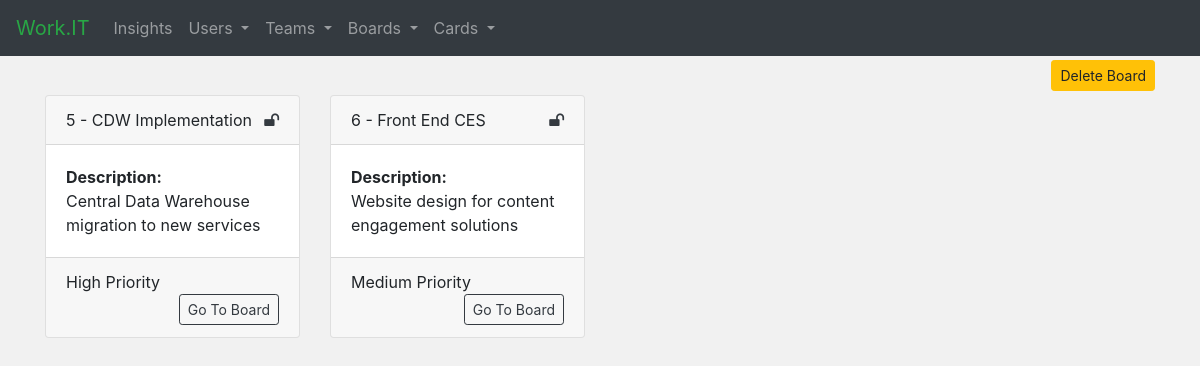
Before: /board_list with the older database file.
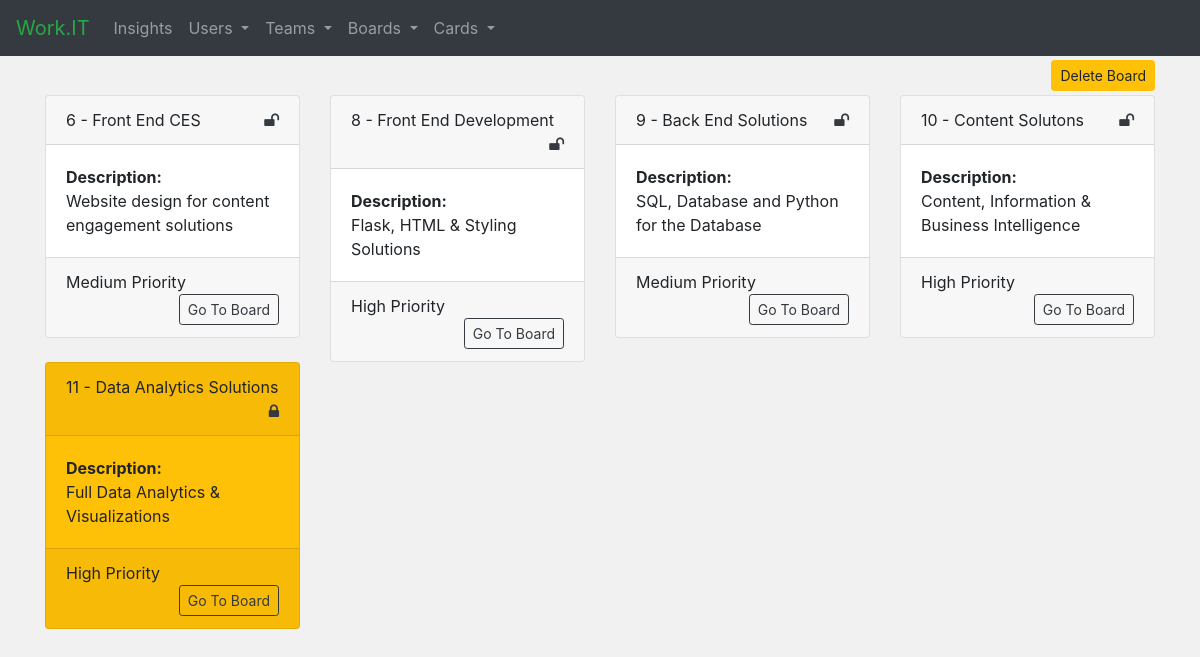
After: the same page with the newer database file.
### tables this page shows
CREATE TABLE board(id INTEGER PRIMARY KEY AUTOINCREMENT,name TEXT,description TEXT,privacy TEXT,state_list TEXT,starred INTEGER);

### app.py (the view)
@app.route('/board_list')
def board_list():
    boards = get_boards()
    return render_template('board_list.html', boards=boards)

### scripts.py (called while the page is built)
def get_boards():
    con_boards = sqlite3.connect("database.db")
    con_boards.row_factory = sqlite3.Row
    cur = con_boards.cursor()
    cur.execute("SELECT * FROM board")
    boards = cur.fetchall()
    con_boards.close()
    return boards

### templates/board_list.html (shortened to what this page needs)
{% extends "base.html" %}
{% block head %}
    {{ super() }}
{% endblock %}
{% block content %}
    <div class="text-right mt-1 mb-1">
        <button type="button" class="btn btn-warning btn-sm" data-toggle="modal" data-target="#delete-user">
            Delete Board
        </button>
    </div>
    <div class="row">
        {% for board in boards %}
            <div class="col-3">
                <form action="{{ url_for('goto_kanban') }}" method="POST">
                    <div class="card {{ 'bg-warning' if board['starred'] == 'Yes' }}">
                        <div class="card-header">
                            {{ board['id'] }} - {{ board['name'] }}
                            <div class="float-right text-dark">
                                {% if board['privacy'] == 'Private' %}
                                    <i class="fa fa-lock"></i>
                                {% else %}
                                    <i class="fa fa-unlock"></i>
                                {% endif %}
                            </div>
                        </div>
                        <div class="card-body">
                            <strong>Description:</strong><br>
                            {{ board['description'] }} <br>
                        </div>
                        <div class="card-footer">
                            {{ board['state_list'] }} <br>
                             <button type="submit" class="btn btn-outline-dark float-right btn-sm">Go To Board</button>
                        </div>
                    </div>
                </form>
            </div>
        {% endfor %}
    </div>
{% endblock %}

Changed rows visible on the page:
removed board: id "5", name "CDW Implementation", privacy "Public" (drawn), description "Central Data Warehouse migration to new services", state_list "High Priority"
added board: id "8", name "Front End Development", privacy "Public" (drawn), description "Flask, HTML & Styling Solutions", state_list "High Priority"
added board: id "9", name "Back End Solutions", privacy "Public" (drawn), description "SQL, Database and Python for the Database", state_list "Medium Priority"
added board: id "10", name "Content Solutons", privacy "Public" (drawn), description "Content, Information & Business Intelligence", state_list "High Priority"
added board: id "11", name "Data Analytics Solutions", privacy "Private" (drawn), description "Full Data Analytics & Visualizations", state_list "High Priority", starred "Yes" (drawn)
